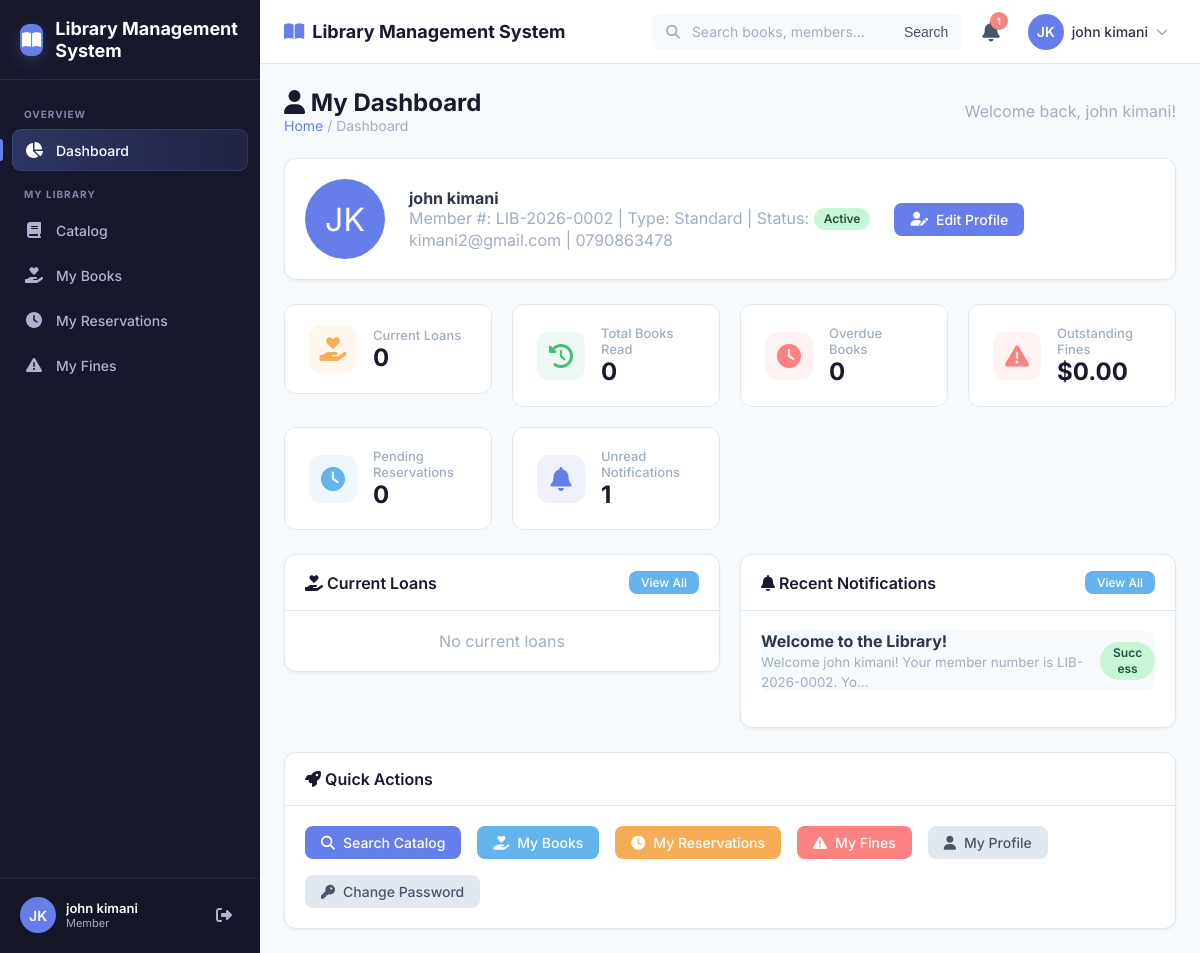
Page /member/dashboard.php (signed in) on the committed database.
### tables this page shows
CREATE TABLE `members` (
  `id` int(11) NOT NULL,
  `member_number` varchar(20) NOT NULL,
  `user_id` int(11) NOT NULL,
  `registration_date` date NOT NULL,
  `membership_type` varchar(50) DEFAULT 'Standard',
  `date_of_birth` date DEFAULT NULL,
  `gender` enum('Male','Female','Other') DEFAULT NULL,
  `address` text DEFAULT NULL,
  `emergency_contact` varchar(100) DEFAULT NULL,
  `status` enum('active','inactive','suspended') NOT NULL DEFAULT 'active',
  `created_at` timestamp NOT NULL DEFAULT current_timestamp(),
  `updated_at` timestamp NOT NULL DEFAULT current_timestamp() ON UPDATE current_timestamp()
);

CREATE TABLE `users` (
  `id` int(11) NOT NULL,
  `name` varchar(100) NOT NULL,
  `email` varchar(100) NOT NULL,
  `phone` varchar(20) DEFAULT NULL,
  `username` varchar(50) NOT NULL,
  `password` varchar(255) NOT NULL,
  `role` enum('admin','librarian','member') NOT NULL DEFAULT 'member',
  `status` enum('active','inactive') NOT NULL DEFAULT 'active',
  `profile_image` varchar(255) DEFAULT NULL,
  `last_login` datetime DEFAULT NULL,
  `created_at` timestamp NOT NULL DEFAULT current_timestamp(),
  `updated_at` timestamp NOT NULL DEFAULT current_timestamp() ON UPDATE current_timestamp()
);

CREATE TABLE `notifications` (
  `id` int(11) NOT NULL,
  `user_id` int(11) NOT NULL,
  `title` varchar(255) NOT NULL,
  `message` text NOT NULL,
  `type` enum('info','success','warning','error') NOT NULL DEFAULT 'info',
  `is_read` tinyint(1) NOT NULL DEFAULT 0,
  `created_at` timestamp NOT NULL DEFAULT current_timestamp()
);

### member/dashboard.php (the view, shortened to what this page needs)
<?php
$pdo = getDBConnection();
$userId = getCurrentUserId();
$stmt = $pdo->prepare("
    SELECT m.*, u.name, u.email, u.phone, u.profile_image
    FROM members m
    JOIN users u ON m.user_id = u.id
    WHERE u.id = ?
");
$stmt->execute([$userId]);
$member = $stmt->fetch();
$memberId = $member['id'];
$stats = [];
$stmt = $pdo->prepare("SELECT COUNT(*) as count FROM loans WHERE member_id = ? AND status IN ('Borrowed', 'Overdue')");
$stmt->execute([$memberId]);
$stats['current_loans'] = $stmt->fetch()['count'];
$stmt = $pdo->prepare("SELECT COUNT(*) as count FROM loans WHERE member_id = ? AND status = 'Returned'");
$stmt->execute([$memberId]);
$stats['total_loans'] = $stmt->fetch()['count'];
$stmt = $pdo->prepare("SELECT COUNT(*) as count FROM loans WHERE member_id = ? AND status = 'Overdue'");
$stmt->execute([$memberId]);
$stats['overdue_books'] = $stmt->fetch()['count'];
$stmt = $pdo->prepare("SELECT COALESCE(SUM(amount), 0) as total FROM fines WHERE member_id = ? AND status = 'Unpaid'");
$stmt->execute([$memberId]);
$stats['outstanding_fines'] = $stmt->fetch()['total'];
$stmt = $pdo->prepare("SELECT COUNT(*) as count FROM reservations WHERE member_id = ? AND status IN ('Pending', 'Ready')");
$stmt->execute([$memberId]);
$stats['pending_reservations'] = $stmt->fetch()['count'];
$stmt = $pdo->prepare("SELECT COUNT(*) as count FROM notifications WHERE user_id = ? AND is_read = 0");
$stmt->execute([$userId]);
$stats['unread_notifications'] = $stmt->fetch()['count'];
$stmt = $pdo->prepare("
    SELECT l.*, b.title as book_title, bc.accession_number
    FROM loans l
    JOIN book_copies bc ON l.book_copy_id = bc.id
    JOIN books b ON bc.book_id = b.id
    WHERE l.member_id = ? AND l.status IN ('Borrowed', 'Overdue')
    ORDER BY l.due_date ASC
    LIMIT 5
");
$stmt->execute([$memberId]);
$currentLoans = $stmt->fetchAll();
$stmt = $pdo->prepare("
    SELECT * FROM notifications
    WHERE user_id = ?
    ORDER BY created_at DESC
    LIMIT 5
");
$stmt->execute([$userId]);
$recentNotifications = $stmt->fetchAll();
include_once '../includes/header.php';
include_once '../includes/navbar.php';
include_once '../includes/sidebar.php';
?>
<main class="page-content">
    <div class="page-header">
        <div>
            <h1><i class="fas fa-user"></i> My Dashboard</h1>
            <div class="breadcrumb">
                <a href="dashboard.php">Home</a> / Dashboard
            </div>
        </div>
        <div class="page-actions">
            <span class="text-muted">Welcome back, <?php echo $member['name']; ?>!</span>
        </div>
    </div>
    <div class="row mb-3">
        <div class="col-12">
            <div class="card">
                <div class="card-body">
                    <div class="d-flex align-center gap-3 member-profile-summary">
                        <?php if ($member['profile_image']): ?>
                            <img src="<?php echo APP_URL; ?>/uploads/members/<?php echo $member['profile_image']; ?>"
                                 alt="<?php echo $member['name']; ?>"
                                 style="width:80px;height:80px;border-radius:50%;object-fit:cover;">
                        <?php else: ?>
                            <div style="width:80px;height:80px;border-radius:50%;background:var(--primary);display:flex;align-items:center;justify-content:center;font-size:32px;color:white;">
                                <?php echo getInitials($member['name']); ?>
                            </div>
                        <?php endif; ?>
                        <div>
                            <h4><?php echo $member['name']; ?></h4>
                            <p class="text-muted">
                                Member #: <?php echo $member['member_number']; ?> |
                                Type: <?php echo $member['membership_type']; ?> |
                                Status: <?php echo getStatusBadge($member['status'], 'member'); ?>
                            </p>
                            <p class="text-muted">
                                <?php echo $member['email']; ?> |
                                <?php echo $member['phone'] ?: 'No phone'; ?>
                            </p>
                        </div>
                        <div class="ml-auto">
                            <a href="profile.php" class="btn btn-primary">
                                <i class="fas fa-user-edit"></i> Edit Profile
                            </a>
                        </div>
                    </div>
                </div>
            </div>
        </div>
    </div>
    <div class="row">
        <div class="col-3">
            <div class="stat-card">
                <div class="stat-icon warning">
                    <i class="fas fa-hand-holding-heart"></i>
                </div>
                <div class="stat-info">
                    <div class="stat-label">Current Loans</div>
                    <div class="stat-value"><?php echo $stats['current_loans']; ?></div>
                </div>
            </div>
        </div>
        <div class="col-3">
            <div class="stat-card">
                <div class="stat-icon success">
                    <i class="fas fa-history"></i>
                </div>
                <div class="stat-info">
                    <div class="stat-label">Total Books Read</div>
                    <div class="stat-value"><?php echo $stats['total_loans']; ?></div>
                </div>
            </div>
        </div>
        <div class="col-3">
            <div class="stat-card">
                <div class="stat-icon danger">
                    <i class="fas fa-clock"></i>
                </div>
                <div class="stat-info">
                    <div class="stat-label">Overdue Books</div>
                    <div class="stat-value"><?php echo $stats['overdue_books']; ?></div>
                </div>
            </div>
        </div>
        <div class="col-3">
            <div class="stat-card">
                <div class="stat-icon danger">
                    <i class="fas fa-exclamation-triangle"></i>
                </div>
                <div class="stat-info">
                    <div class="stat-label">Outstanding Fines</div>
                    <div class="stat-value"><?php echo formatCurrency($stats['outstanding_fines']); ?></div>
                </div>
            </div>
        </div>
        <div class="col-3">
            <div class="stat-card">
                <div class="stat-icon info">
                    <i class="fas fa-clock"></i>
                </div>
                <div class="stat-info">
                    <div class="stat-label">Pending Reservations</div>
                    <div class="stat-value"><?php echo $stats['pending_reservations']; ?></div>
                </div>
            </div>
        </div>
        <div class="col-3">
            <div class="stat-card">
                <div class="stat-icon primary">
                    <i class="fas fa-bell"></i>
                </div>
                <div class="stat-info">
                    <div class="stat-label">Unread Notifications</div>
                    <div class="stat-value"><?php echo $stats['unread_notifications']; ?></div>
                </div>
            </div>
        </div>
    </div>
    <div class="row mt-3">
        <div class="col-6">
            <div class="card">
                <div class="card-header">
                    <h5><i class="fas fa-hand-holding-heart"></i> Current Loans</h5>
                    <a href="borrowed-books.php" class="btn btn-sm btn-info">View All</a>
                </div>
                <div class="card-body">
                    <?php if (empty($currentLoans)): ?>
                        <p class="text-muted text-center">No current loans</p>
                    <?php endif; ?>
                </div>
            </div>
        </div>
        <div class="col-6">
            <div class="card">
                <div class="card-header">
                    <h5><i class="fas fa-bell"></i> Recent Notifications</h5>
                    <a href="notifications.php" class="btn btn-sm btn-info">View All</a>
                </div>
                <div class="card-body">
                    <?php if (empty($recentNotifications)): ?>
                        <p class="text-muted text-center">No notifications</p>
                    <?php else: ?>
                        <?php foreach ($recentNotifications as $notification): ?>
                            <div class="d-flex justify-between align-center mb-2 p-2" style="background:<?php echo $notification['is_read'] ? 'transparent' : 'var(--gray-100)'; ?>;border-radius:8px;">
                                <div>
                                    <div style="font-weight:<?php echo $notification['is_read'] ? 'normal' : 'bold'; ?>;">
                                        <?php echo $notification['title']; ?>
                                    </div>
                                    <small class="text-muted"><?php echo substr($notification['message'], 0, 60) . (strlen($notification['message']) > 60 ? '...' : ''); ?></small>
                                </div>
                                <div>
                                    <span class="badge badge-<?php
                                        echo $notification['type'] === 'success' ? 'success' :
                                            ($notification['type'] === 'warning' ? 'warning' :
                                            ($notification['type'] === 'error' ? 'danger' : 'info'));
                                    ?>">
                                        <?php echo ucfirst($notification['type']); ?>
                                    </span>
                                </div>
                            </div>
                        <?php endforeach; ?>
                    <?php endif; ?>
                </div>
            </div>
        </div>
    </div>
    <div class="row mt-3">
        <div class="col-12">
            <div class="card">
                <div class="card-header">
                    <h5><i class="fas fa-rocket"></i> Quick Actions</h5>
                </div>
                <div class="card-body">
                    <div class="d-flex flex-wrap gap-2">
                        <a href="catalog.php" class="btn btn-primary">
                            <i class="fas fa-search"></i> Search Catalog
                        </a>
                        <a href="borrowed-books.php" class="btn btn-info">
                            <i class="fas fa-hand-holding-heart"></i> My Books
                        </a>
                        <a href="reservations.php" class="btn btn-warning">
                            <i class="fas fa-clock"></i> My Reservations
                        </a>
                        <a href="fines.php" class="btn btn-danger">
                            <i class="fas fa-exclamation-triangle"></i> My Fines
                        </a>
                        <a href="profile.php" class="btn btn-secondary">
                            <i class="fas fa-user"></i> My Profile
                        </a>
                        <a href="../change-password.php" class="btn btn-secondary">
                            <i class="fas fa-key"></i> Change Password
                        </a>
                    </div>
                </div>
            </div>
        </div>
    </div>
</main>
<?php include_once '../includes/footer.php'; ?>

### includes/functions.php (shortened to what this page needs)
<?php
function formatCurrency(float $amount, string $currency = '$'): string {
    return $currency . number_format($amount, 2);
}
function getStatusDisplayName(string $status, string $type = 'user'): string {
    $statuses = [
        'user' => [
            'active' => 'Active',
            'inactive' => 'Inactive'
        ],
        'member' => [
            'active' => 'Active',
            'inactive' => 'Inactive',
            'suspended' => 'Suspended'
        ],
        'copy' => [
            'Available' => 'Available',
            'Borrowed' => 'Borrowed',
            'Reserved' => 'Reserved',
            'Lost' => 'Lost',
            'Damaged' => 'Damaged',
            'Maintenance' => 'Maintenance'
        ],
        'loan' => [
            'Borrowed' => 'Borrowed',
            'Returned' => 'Returned',
            'Overdue' => 'Overdue',
            'Lost' => 'Lost'
        ],
        'fine' => [
            'Unpaid' => 'Unpaid',
            'Paid' => 'Paid',
            'Waived' => 'Waived'
        ]
    ];
    return $statuses[$type][$status] ?? $status;
}
function getStatusBadge(string $status, string $type = 'user'): string {
    $classes = [
        'active' => 'badge-success',
        'inactive' => 'badge-danger',
        'suspended' => 'badge-warning',
        'Available' => 'badge-success',
        'Borrowed' => 'badge-warning',
        'Reserved' => 'badge-info',
        'Lost' => 'badge-danger',
        'Damaged' => 'badge-danger',
        'Maintenance' => 'badge-secondary',
        'Returned' => 'badge-success',
        'Overdue' => 'badge-danger',
        'Unpaid' => 'badge-danger',
        'Paid' => 'badge-success',
        'Waived' => 'badge-secondary'
    ];
    $display = getStatusDisplayName($status, $type);
    $class = $classes[$status] ?? 'badge-secondary';
    return '<span class="badge ' . $class . '">' . $display . '</span>';
}

### rows in the picture
members: user.name "john kimani", user.name "JK", member_number "LIB-2026-0002", membership_type "Standard", status "Active", user.email "kimani2@gmail.com", user.phone "0790863478"
notifications: title "Welcome to the Library!", message "Welcome john kimani! Your member number is LIB-2026-0002. Yo", type "Success"

### other values in the picture
getSetting($pdo ?? null, 'library_name', APP_NAME) "Library Management System"
$unreadNotifications "1"
getInitials($userName) "JK"
$userName "john kimani"
$userRole "Member"
$stats['current_loans'] "0"
$stats['total_loans'] "0"
$stats['overdue_books'] "0"
formatCurrency($stats['outstanding_fines']) "$0.00"
$stats['pending_reservations'] "0"
$stats['unread_notifications'] "1"
